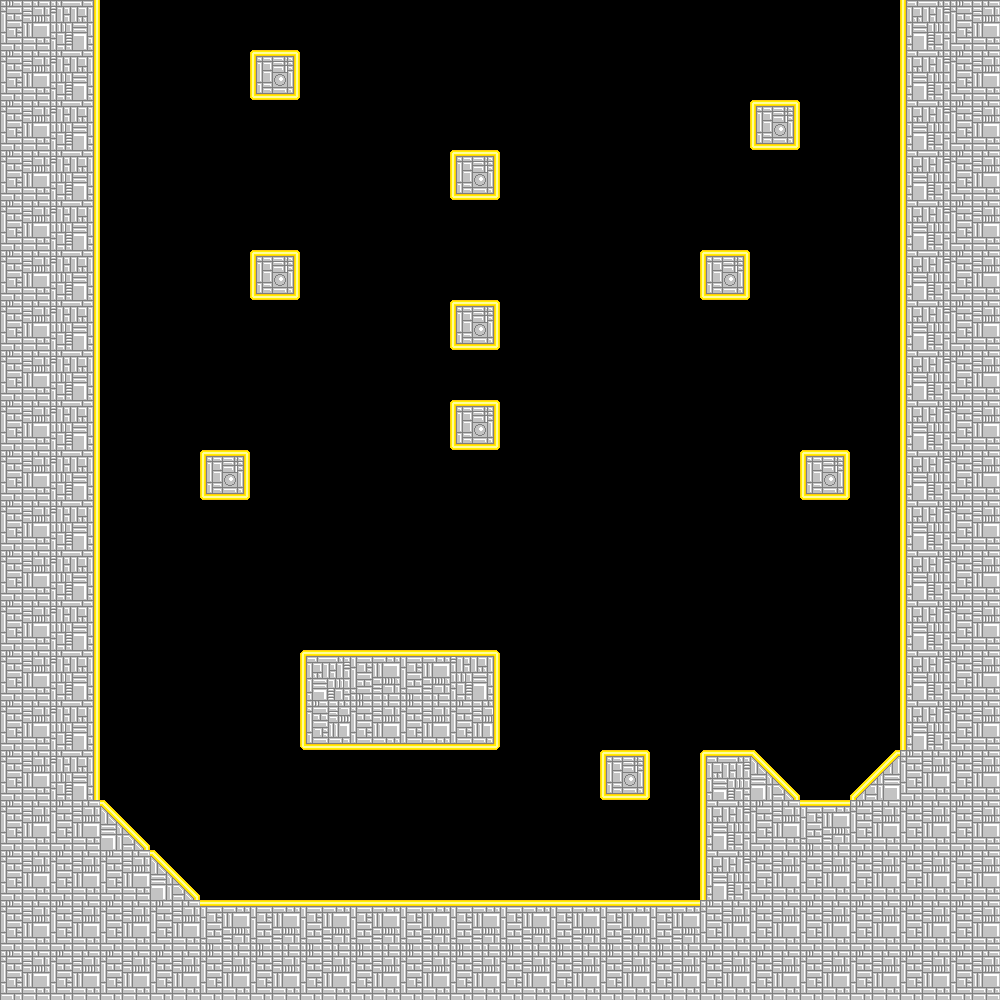

Tiled map render using the project's own tile images. Description and the whole map definition, tile-layer contents included, below:
An orthogonal 20x20 tile map with 50x50 px tiles, 1 tile layer (Kachelebene 1).

<map version="1.0" tiledversion="1.0.2" orientation="orthogonal" renderorder="right-down" width="20" height="20" tilewidth="50" tileheight="50" nextobjectid="1">
 <tileset firstgid="1" name="test" tilewidth="50" tileheight="50" tilecount="336" columns="7">
  <image source="M484ShmupTileset1.png" trans="000000" width="350" height="100" />
 </tileset>
 <layer name="Kachelebene 1" width="20" height="20">
  <data encoding="csv">
8,5,0,0,0,0,0,0,0,0,0,0,0,0,0,0,0,0,4,8,
8,5,0,0,0,1,0,0,0,0,0,0,0,0,0,0,0,0,4,8,
8,5,0,0,0,0,0,0,0,0,0,0,0,0,0,1,0,0,4,8,
8,5,0,0,0,0,0,0,0,1,0,0,0,0,0,0,0,0,4,8,
8,5,0,0,0,0,0,0,0,0,0,0,0,0,0,0,0,0,4,8,
8,5,0,0,0,1,0,0,0,0,0,0,0,0,1,0,0,0,4,8,
8,5,0,0,0,0,0,0,0,1,0,0,0,0,0,0,0,0,4,8,
8,5,0,0,0,0,0,0,0,0,0,0,0,0,0,0,0,0,4,8,
8,5,0,0,0,0,0,0,0,1,0,0,0,0,0,0,0,0,4,8,
8,5,0,0,1,0,0,0,0,0,0,0,0,0,0,0,1,0,4,8,
8,5,0,0,0,0,0,0,0,0,0,0,0,0,0,0,0,0,4,8,
8,5,0,0,0,0,0,0,0,0,0,0,0,0,0,0,0,0,4,8,
8,5,0,0,0,0,0,0,0,0,0,0,0,0,0,0,0,0,4,8,
8,5,0,0,0,0,12,3,3,9,0,0,0,0,0,0,0,0,4,8,
8,5,0,0,0,0,11,2,2,10,0,0,0,0,0,0,0,0,4,8,
8,5,0,0,0,0,0,0,0,0,0,0,1,0,12,7,0,6,8,8,
8,8,7,0,0,0,0,0,0,0,0,0,0,0,4,8,3,8,8,8,
8,8,8,7,0,0,0,0,0,0,0,0,0,0,4,8,8,8,8,8,
8,8,8,8,3,3,3,3,3,3,3,3,3,3,8,8,8,8,8,8,
8,8,8,8,8,8,8,8,8,8,8,8,8,8,8,8,8,8,8,8
</data>
 </layer>
</map>